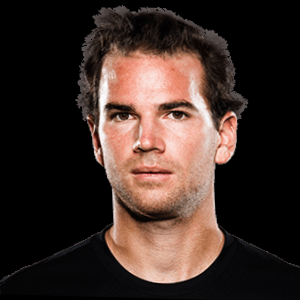
#> input picture Players/Worked/Adrian Mannarino.png, 300 x 300 px; its folder holds 4 pictures in this run
$ python Combine.py
#> lines starting #> are read from the running program, lines starting #| are printed output that depends on the picture
import numpy as np
import cv2
import os

base = 'Worked/'
images = os.listdir(base)

output = cv2.imread(base+images[0])
#> output is the input picture: shape (300, 300, 3); mean B, G, R 40, 45.9, 61.6
image1 = cv2.imread(base+images[1])
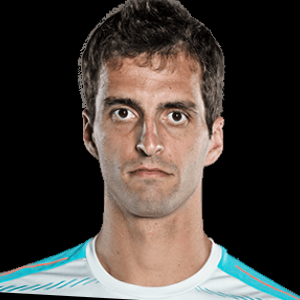
#> input picture Players/Worked/Albert Ramos-Vinolas.png, 300 x 300 px
#> image1 is the input picture: shape (300, 300, 3); mean B, G, R 58.1, 63.1, 69.7
cv2.addWeighted(image1, 1.0/len(images), output, 1.0/len(images), 0, output)
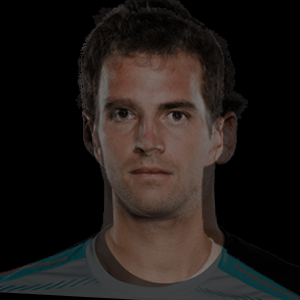
#> output: shape (300, 300, 3); mean B, G, R 24.5, 27.2, 32.8

for i in range(2,len(images)):

	# load the image
	image1 = cv2.imread(base+images[i])
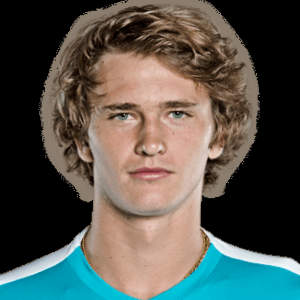
#> input picture Players/Worked/Alexander Zverev.png, 300 x 300 px
#> image1 is the input picture: shape (300, 300, 3); mean B, G, R 76.9, 83.7, 82.8
	cv2.addWeighted(image1, 1.0/len(images), output, 1, 0, output)
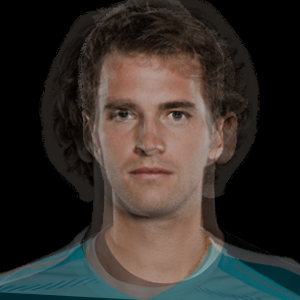
#> output: shape (300, 300, 3); mean B, G, R 43.8, 48.2, 53.6
#> pass 2 of the loop `for i in range(2,len(images)):`:
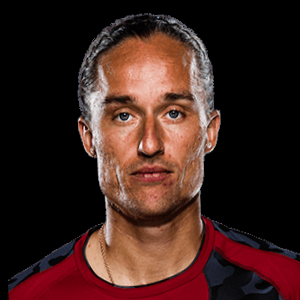
#> input picture Players/Worked/Alexandr Dolgopolov.png, 300 x 300 px
#> image1 is the input picture: shape (300, 300, 3); mean B, G, R 30.4, 35.3, 62.2
#> `cv2.addWeighted(image1, 1.0/len(images), output, 1, 0, output)`:
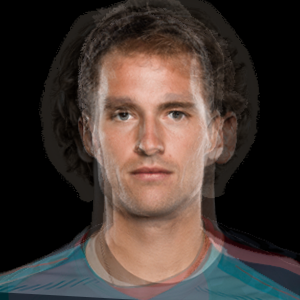
#> output: shape (300, 300, 3); mean B, G, R 51.4, 57, 69.1
cv2.imwrite("OutputW.jpg", output)
